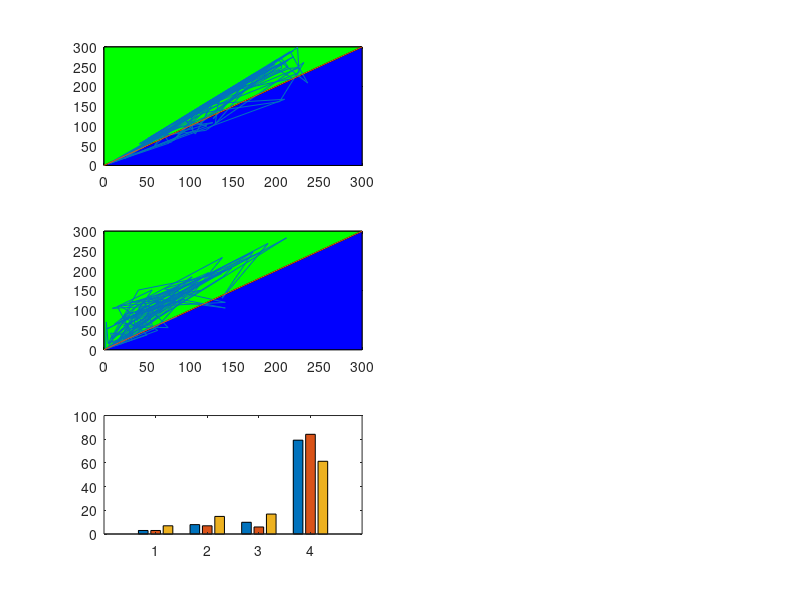

Reproduce this figure in MATLAB. (Note: this script raises an error after producing the figure.)

clear
clc

load param_ThrePert_SA0SB0_25pc_AND_mRNA.mat
load param_AND_RandParVal_mRNA.mat

unp=tri_types(nrr,:);
ind=tri_type_SA0ltSB0;
dir=tri_type_SB0ltSA0;

nr=length(tri_type_SB0ltSA0);

for ii=1:nr

    if tri_type_SA0ltSB0(ii)==1 
        M_state_SA0ltSB0(ii,1)=SNB_SA0ltSB0(ii,3)-SNB_SA0ltSB0(ii,4);
        H_state_SA0ltSB0(ii,1)=SNB_SA0ltSB0(ii,3)-SNB_SA0ltSB0(ii,2);
        Tri_Reg_SA0ltSB0(ii,1)=SNB_SA0ltSB0(ii,1)-SNB_SA0ltSB0(ii,4);
    elseif tri_type_SA0ltSB0(ii)==3
        M_state_SA0ltSB0(ii,1)=SNB_SA0ltSB0(ii,3)-SNB_SA0ltSB0(ii,4);
        H_state_SA0ltSB0(ii,1)=SNB_SA0ltSB0(ii,3)-SNB_SA0ltSB0(ii,2);
        Tri_Reg_SA0ltSB0(ii,1)=SNB_SA0ltSB0(ii,1)-SNB_SA0ltSB0(ii,2);
    elseif tri_type_SA0ltSB0(ii)==2 
        M_state_SA0ltSB0(ii,1)=SNB_SA0ltSB0(ii,1)-SNB_SA0ltSB0(ii,4);
        H_state_SA0ltSB0(ii,1)=SNB_SA0ltSB0(ii,3)-SNB_SA0ltSB0(ii,2);
        Tri_Reg_SA0ltSB0(ii,1)=SNB_SA0ltSB0(ii,3)-SNB_SA0ltSB0(ii,4);
    elseif tri_type_SA0ltSB0(ii)==4 
        M_state_SA0ltSB0(ii,1)=SNB_SA0ltSB0(ii,1)-SNB_SA0ltSB0(ii,4);
        H_state_SA0ltSB0(ii,1)=SNB_SA0ltSB0(ii,3)-SNB_SA0ltSB0(ii,2);
        Tri_Reg_SA0ltSB0(ii,1)=SNB_SA0ltSB0(ii,3)-SNB_SA0ltSB0(ii,2);
    end


    if tri_type_SB0ltSA0(ii)==1 
        M_state_SB0ltSA0(ii,1)=SNB_SB0ltSA0(ii,3)-SNB_SB0ltSA0(ii,4);
        H_state_SB0ltSA0(ii,1)=SNB_SB0ltSA0(ii,3)-SNB_SB0ltSA0(ii,2);
        Tri_Reg_SB0ltSA0(ii,1)=SNB_SB0ltSA0(ii,1)-SNB_SB0ltSA0(ii,4);
    elseif tri_type_SB0ltSA0(ii)==3
        M_state_SB0ltSA0(ii,1)=SNB_SB0ltSA0(ii,3)-SNB_SB0ltSA0(ii,4);
        H_state_SB0ltSA0(ii,1)=SNB_SB0ltSA0(ii,3)-SNB_SB0ltSA0(ii,2);
        Tri_Reg_SB0ltSA0(ii,1)=SNB_SB0ltSA0(ii,1)-SNB_SB0ltSA0(ii,2);
    elseif tri_type_SB0ltSA0(ii)==2
        M_state_SB0ltSA0(ii,1)=SNB_SB0ltSA0(ii,1)-SNB_SB0ltSA0(ii,4);
        H_state_SB0ltSA0(ii,1)=SNB_SB0ltSA0(ii,3)-SNB_SB0ltSA0(ii,2);
        Tri_Reg_SB0ltSA0(ii,1)=SNB_SB0ltSA0(ii,3)-SNB_SB0ltSA0(ii,4);
    elseif tri_type_SB0ltSA0(ii)==4
        M_state_SB0ltSA0(ii,1)=SNB_SB0ltSA0(ii,1)-SNB_SB0ltSA0(ii,4);
        H_state_SB0ltSA0(ii,1)=SNB_SB0ltSA0(ii,3)-SNB_SB0ltSA0(ii,2);
        Tri_Reg_SB0ltSA0(ii,1)=SNB_SB0ltSA0(ii,3)-SNB_SB0ltSA0(ii,2);
    end

end

ind_types=[sum(ind==1),sum(ind==2),sum(ind==3),sum(ind==4)];
ind_pc=ind_types.*100./sum(ind_types);

dir_types=[sum(dir==1),sum(dir==2),sum(dir==3),sum(dir==4)];
dir_pc=dir_types.*100./sum(dir_types);

unp_types=[sum(unp==1),sum(unp==2),sum(unp==3),sum(unp==4)];
unp_pc=unp_types.*100./sum(unp_types);



%%%%%%%%%%%%%%%%%%%%%%%%%%%%%%%%%%%%%%%%%%%%%%%%%%%%%%%%%%%%%%%%%%%%%%%%%%%


% Define the vertices of the triangle
x1 = [0, 300, 300];
y1 = [0, 0, 300];

% Plot the vertices
figure(4)
subplot(3,2,1)
plot(x1, y1, 'k-'); % Plot the lines connecting the vertices

% Fill the area of the triangle
% figure(4)
% subplot(3,3,1)
fill(x1, y1, 'b'); % Fill the triangle with blue color
hold on

% Define the vertices of the triangle
x2 = [0, 0, 300];
y2 = [0, 300, 300];

% Plot the vertices
% figure(4)
% subplot(3,3,1)
plot(x2, y2, 'k-'); % Plot the lines connecting the vertices

% Fill the area of the triangle
% figure(4)
% subplot(3,3,1)
fill(x2, y2, 'g'); % Fill the triangle with blue color
hold on

% figure(4)
% subplot(3,3,1)
plot(SNB_SA0ltSB0(:,1), SNB_SB0ltSA0(:,1))
hold on
plot([0,300],[0,300])

sn1_dir_gt_ind = find(SNB_SB0ltSA0(:,1)>SNB_SA0ltSB0(:,1));
sn1_dir_lt_ind = find(SNB_SB0ltSA0(:,1)<SNB_SA0ltSB0(:,1));
sn1_dir_eq_ind = find(SNB_SB0ltSA0(:,1)==SNB_SA0ltSB0(:,1));
tot_sn1 = length(sn1_dir_gt_ind)+length(sn1_dir_lt_ind)+length(sn1_dir_eq_ind);

sn1_cont=([length(sn1_dir_gt_ind),length(sn1_dir_lt_ind),length(sn1_dir_eq_ind)].*100./tot_sn1)

% Define the vertices of the triangle
x1 = [0, 300, 300];
y1 = [0, 0, 300];

% Plot the vertices
figure(4)
subplot(3,2,3)
plot(x1, y1, 'k-'); % Plot the lines connecting the vertices

% Fill the area of the triangle
% figure(4)
% subplot(2,2,2)
fill(x1, y1, 'b'); % Fill the triangle with blue color
hold on

% Define the vertices of the triangle
x2 = [0, 0, 300];
y2 = [0, 300, 300];

% Plot the vertices
% figure(4)
% subplot(2,2,2)
plot(x2, y2, 'k-'); % Plot the lines connecting the vertices

% Fill the area of the triangle
% figure(4)
% subplot(2,2,2)
fill(x2, y2, 'g'); % Fill the triangle with blue color
hold on

% subplot(2,2,2)
plot(M_state_SA0ltSB0,M_state_SB0ltSA0)
hold on
plot([0,300],[0,300])

m_dir_gt_ind = find(M_state_SB0ltSA0(:,1)>M_state_SA0ltSB0(:,1));
m_dir_lt_ind = find(M_state_SB0ltSA0(:,1)<M_state_SA0ltSB0(:,1));
m_dir_eq_ind = find(M_state_SB0ltSA0(:,1)==M_state_SA0ltSB0(:,1));
tot_m = length(m_dir_gt_ind)+length(m_dir_lt_ind)+length(m_dir_eq_ind);


mstate_cont=([length(m_dir_gt_ind),length(m_dir_lt_ind),length(m_dir_eq_ind)].*100./tot_m)

subplot(3,2,5)
bar([unp_pc;dir_pc;ind_pc]')
% set(gca, 'TickDir', 'out');

text(1:length(unp_pc),unp_pc,num2str(unp_pc'),'vert','bottom','horiz','center','Rotation',90); 

text(1:length(dir_pc),dir_pc,num2str(dir_pc'),'vert','bottom','horiz','center','Rotation',90); 

text(1:length(ind_pc),ind_pc,num2str(ind_pc'),'vert','bottom','horiz','center','Rotation',90); 

set(gca, 'XTickLabel',{'2U2D','1U2D','2U1D','1U1D'})
